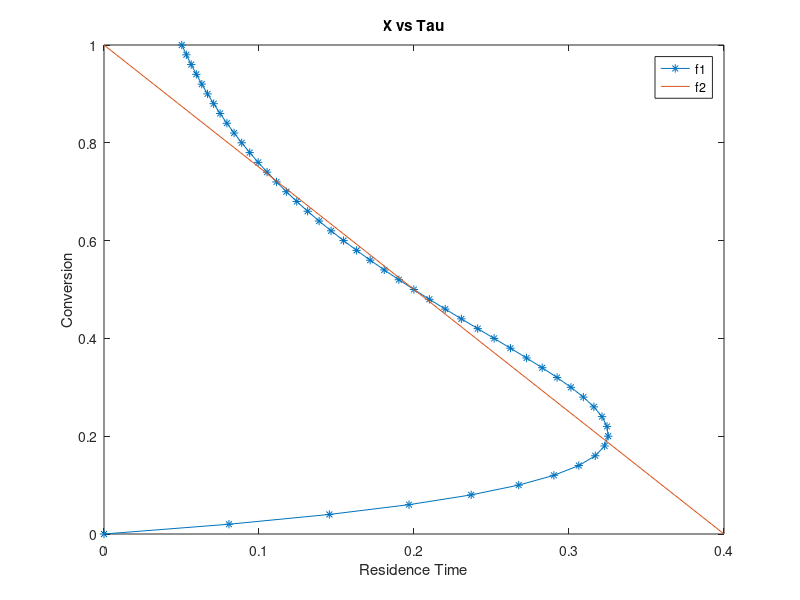

Write MATLAB code to recreate this figure.
clear all
T0_Far = 55; %F
T0_Rank = 55+459.67; %Rankine
Ta_Far = 80; % F
FA0 = 150; %lb mol/hr
Ta_Rank = 80+459.67; % Rankine
U = 100; %btu/(hr*ft^2*F)
A = 40; %ft^2
Cp0 = 400; % btu/(lbmol*F)
dH = -36000; % btu/lb mol 
kap = U*A/(FA0*Cp0);
beta = -dH/Cp0; %F
Arr = 1.7*10^13; %arrhenius constant
EaoverR = -16500; % Ea/R
k0 = Arr*exp(EaoverR/T0_Rank);

tau = 0.4;
X = 0:.02:1;%many slopes for F1 and F2
Temp = (T0_Far+kap*Ta_Far+beta.*X)/(1+kap); %F
Temp_Rank = Temp + 459.67; % Rankine
kExponentialTerm = -16500./Temp_Rank;
k = (1.7*10^13)*exp(kExponentialTerm);
f1 = X./k;
f2 = (1-X).*tau;    
plot(f1,X,'-*',f2,X);
legend('f1','f2')
title('X vs Tau')
xlabel('Residence Time')
ylabel('Conversion')